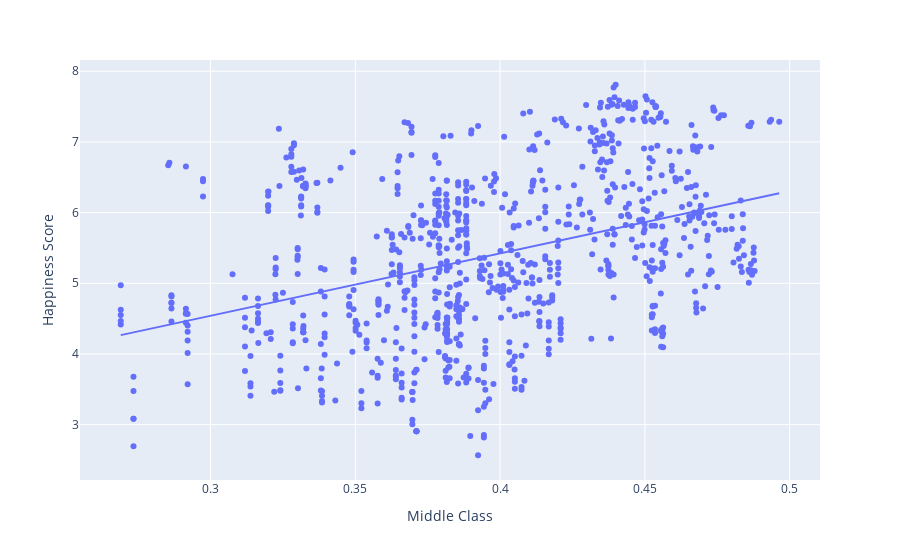

Notebook source saved alongside this figure:
### Code cell
fig = px.scatter(data.dropna(), x="Middle Class", y="Happiness Score",hover_name='Country', 
                 log_y=False, trendline="ols")
fig.show()

### Figure 1 — Plotly figure (JSON) as saved in the notebook; plotly's stock layout.template omitted (floating-point values rounded to 4 significant figures; data arrays with more than 128 entries replaced by an {"elided": "..."} marker saying what was removed)
{"data": [{"hovertemplate": "<b>%{hovertext}</b><br><br>Middle Class=%{x}<br>Happiness Score=%{y}<extra></extra>", "hovertext": {"elided": "913 str values"}, "legendgroup": "", "marker": {"color": "#636efa", "symbol": "circle"}, "mode": "markers", "name": "", "orientation": "v", "showlegend": false, "type": "scatter", "x": {"elided": "913 float values"}, "xaxis": "x", "y": {"elided": "913 float values"}, "yaxis": "y"}, {"hovertemplate": "<b>OLS trendline</b><br>Happiness Score = 8.82431 * Middle Class + 1.89293<br>R<sup>2</sup>=0.147218<br><br>Middle Class=%{x}<br>Happiness Score=%{y} <b>(trend)</b><extra></extra>", "legendgroup": "", "marker": {"color": "#636efa", "symbol": "circle"}, "mode": "lines", "name": "", "showlegend": false, "type": "scatter", "x": {"elided": "913 float values"}, "xaxis": "x", "y": {"elided": "913 float values"}, "yaxis": "y"}], "layout": {"legend": {"tracegroupgap": 0}, "margin": {"t": 60}, "xaxis": {"anchor": "y", "domain": [0, 1], "title": {"text": "Middle Class"}}, "yaxis": {"anchor": "x", "domain": [0, 1], "title": {"text": "Happiness Score"}}}}
